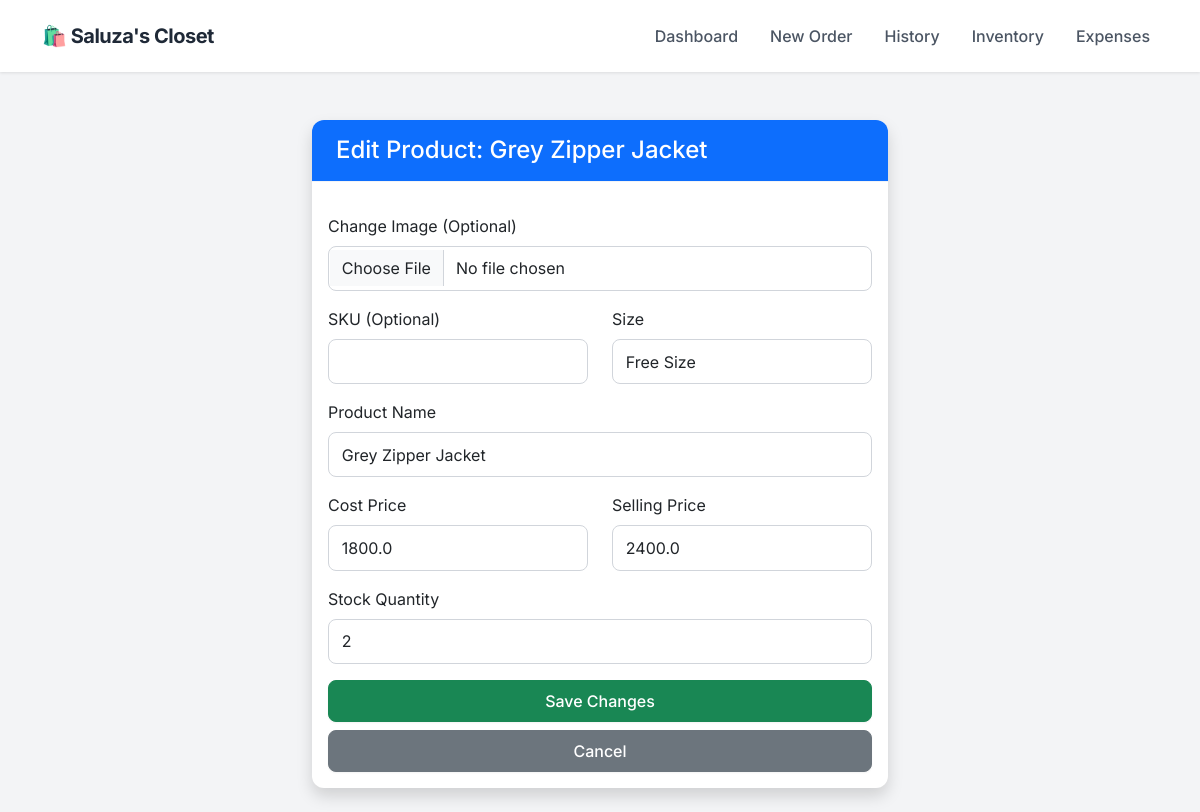
/edit_product/6, run on an earlier commit of the app's database.
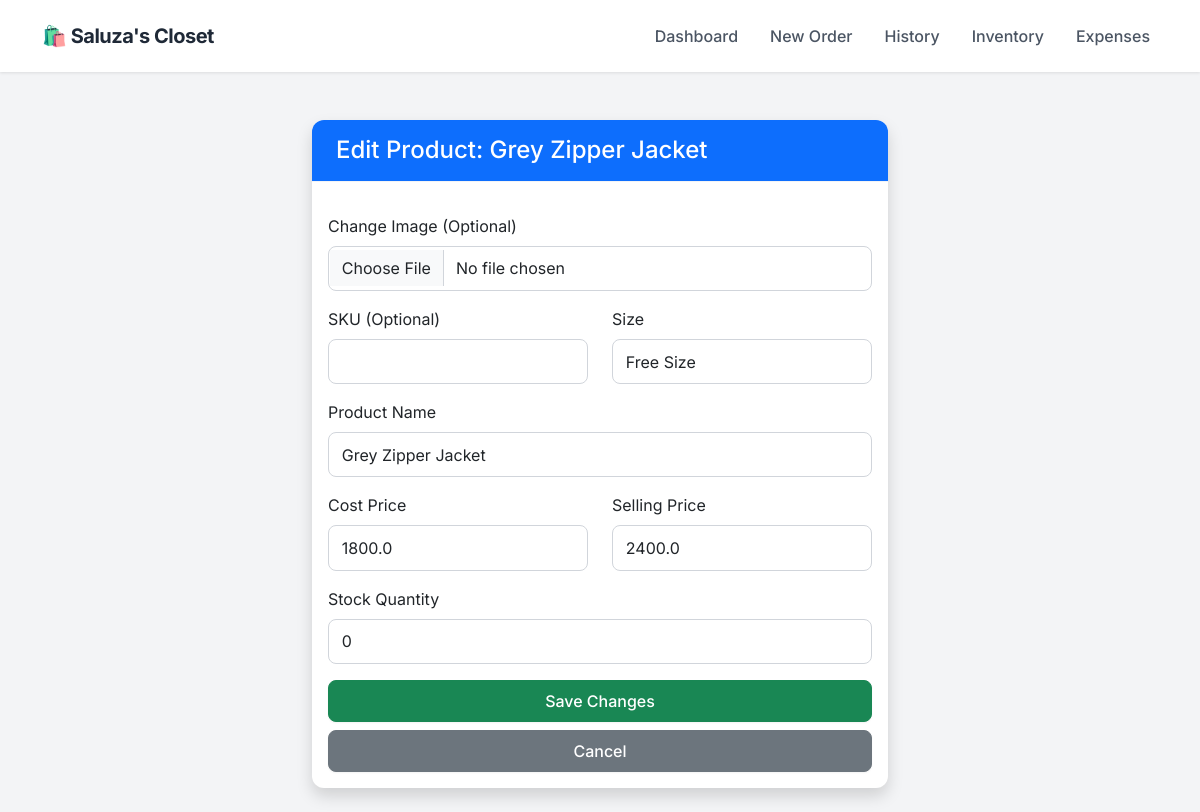
And on a later commit of the database.
### app.py (models this page shows)
class Product(db.Model):
    id = db.Column(db.Integer, primary_key=True)
    sku = db.Column(db.String(50), unique=True, nullable=True)
    name = db.Column(db.String(100), nullable=False)
    size = db.Column(db.String(10), nullable=False)
    cost_price = db.Column(db.Float, default=0.0)
    price = db.Column(db.Float, nullable=False)
    stock = db.Column(db.Integer, default=0)
    image = db.Column(db.String(100), nullable=True)

### app.py (the view, shortened to what this page needs)
@app.route('/edit_product/<int:id>', methods=['GET', 'POST'])
def edit_product(id):
    product = Product.query.get_or_404(id)
    return render_template('edit_product.html', p=product)

### templates/edit_product.html (shortened to what this page needs)
{% extends "layout.html" %}
{% block content %}
<div class="container mt-4" style="max-width: 600px;">
    <div class="card shadow">
        <div class="card-header bg-primary text-white">
            <h4 class="mb-0">Edit Product: {{ p.name }}</h4>
        </div>
        <div class="card-body">
            <form method="POST" enctype="multipart/form-data">
                <div class="mb-3">
                    <label class="form-label">Change Image (Optional)</label>
                    <input type="file" name="image" class="form-control">
                </div>
                <div class="row mb-3">
                    <div class="col">
                        <label class="form-label">SKU (Optional)</label>
                        <input type="text" name="sku" class="form-control" value="{{ p.sku if p.sku else '' }}">
                    </div>
                    <div class="col">
                        <label class="form-label">Size</label>
                        <input type="text" name="size" class="form-control" value="{{ p.size }}" required>
                    </div>
                </div>
                <div class="mb-3">
                    <label class="form-label">Product Name</label>
                    <input type="text" name="name" class="form-control" value="{{ p.name }}" required>
                </div>
                <div class="row mb-3">
                    <div class="col">
                        <label class="form-label">Cost Price</label>
                        <input type="number" name="cost_price" class="form-control" step="0.01" value="{{ p.cost_price }}" required>
                    </div>
                    <div class="col">
                        <label class="form-label">Selling Price</label>
                        <input type="number" name="price" class="form-control" step="0.01" value="{{ p.price }}" required>
                    </div>
                </div>
                <div class="mb-3">
                    <label class="form-label">Stock Quantity</label>
                    <input type="number" name="stock" class="form-control" value="{{ p.stock }}" required>
                </div>
                <div class="d-grid gap-2">
                    <button type="submit" class="btn btn-success">Save Changes</button>
                    <a href="/inventory" class="btn btn-secondary">Cancel</a>
                </div>
            </form>
        </div>
    </div>
</div>
{% endblock %}

What changed in the data, as far as the page shows it:
changed Product "Grey Zipper Jacket": stock "2" → "0"
